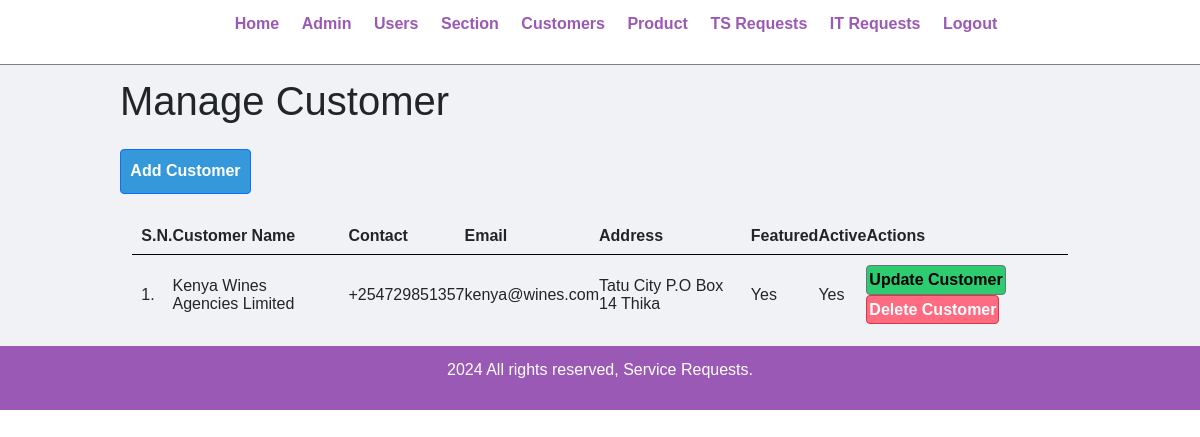
The app's page /manage-customer.php (signed in), older data.
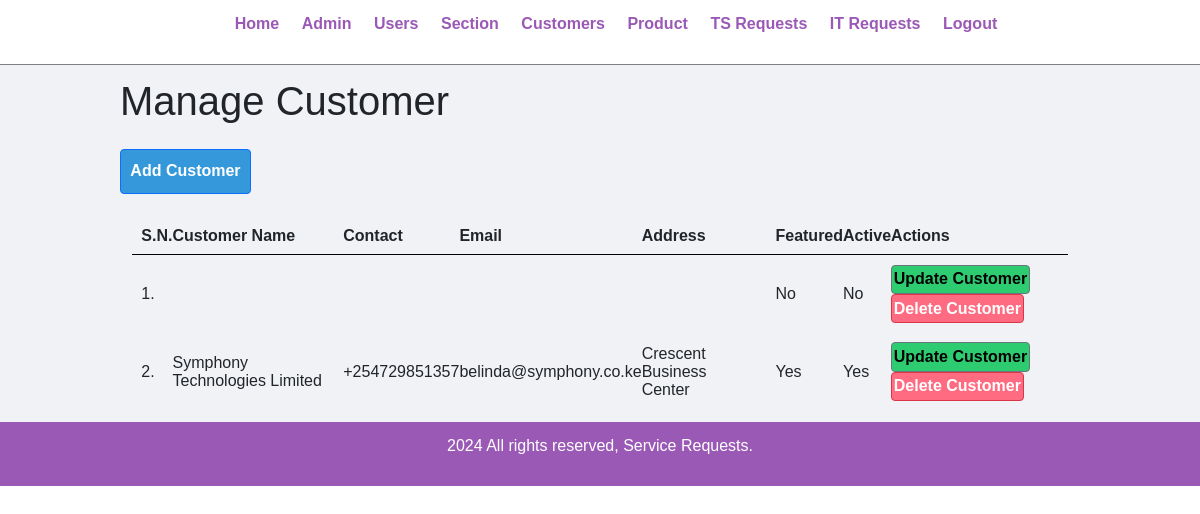
The same page, newer data.
### tables this page shows
CREATE TABLE `tbl_customer` (
  `id` int(10) UNSIGNED NOT NULL,
  `customer_name` varchar(150) DEFAULT NULL,
  `customer_contact` varchar(20) DEFAULT NULL,
  `customer_email` varchar(150) DEFAULT NULL,
  `customer_address` varchar(255) DEFAULT NULL,
  `featured` varchar(10) NOT NULL,
  `active` varchar(10) NOT NULL
);

### manage-customer.php (the view, shortened to what this page needs)
<?php include('partials/menu.php'); ?>
    <div class="main-content">
        <div class="wrapper">
            <h1 class="row mb-4">Manage Customer</h1>
            <a href="<?php echo SITEURL; ?>add-customer.php" class="btn btn-primary col-sm-1.2 row mb-4">Add Customer</a>
            <table class="tbl-full">
                <tr>
                    <th>S.N.</th>
                    <th>Customer Name</th>
                    <th>Contact</th>
                    <th>Email</th>
                    <th>Address</th>
                    <th>Featured</th>
                    <th>Active</th>
                    <th>Actions</th>
                </tr>
                <?php
                    $sql = "SELECT * FROM tbl_customer";
                    $res = mysqli_query($conn, $sql);
                    if(mysqli_num_rows($res) > 0) {
                        $sn = 1;
                        while($row = mysqli_fetch_assoc($res)) {
                            $id = $row['id'];
                            $customer_name = $row['customer_name'];
                            $customer_contact = $row['customer_contact'];
                            $customer_email = $row['customer_email'];
                            $customer_address = $row['customer_address'];
                            $featured = $row['featured'];
                            $active = $row['active'];
                            ?>
                            <tr>
                                <td><?php echo $sn++; ?>. </td>
                                <td><?php echo $customer_name; ?></td>
                                <td><?php echo $customer_contact; ?></td>
                                <td><?php echo $customer_email; ?></td>
                                <td><?php echo $customer_address; ?></td>
                                <td><?php echo $featured; ?></td>
                                <td><?php echo $active; ?></td>
                                <td>
                                    <a href="<?php echo SITEURL; ?>update-customer.php?id=<?php echo $id; ?>" class="btn btn-secondary col-sm-2.5">Update Customer</a>
                                    <a href="<?php echo SITEURL; ?>delete-customer.php?id=<?php echo $id; ?>" class="btn btn-danger col-sm-2.5">Delete Customer</a>
                                </td>
                            </tr>
                            <?php
                        }
                    } else {
                        ?>
                        <tr>
                            <td colspan="8"><div class="error">No Customers Added.</div></td>
                        </tr>
                        <?php
                    }
                ?>
            </table>
        </div>
    </div>
    <?php include('partials/footer.php'); ?>

Row changes from the older to the newer data that the page shows:
changed tbl_customer (number 1 of 2 on the later page): featured "Yes" → "No"; active "Yes" → "No"; customer_name "Kenya Wines Agencies Limited" → (not shown); customer_contact "+254729851357" → (not shown); customer_email "kenya@wines.com" → (not shown); customer_address "Tatu City P.O Box 14 Thika" → (not shown)
added tbl_customer: customer_name "Symphony Technologies Limited", customer_contact "+254729851357", customer_email "belinda@symphony.co.ke", customer_address "Crescent Business Center", featured "Yes", active "Yes"
